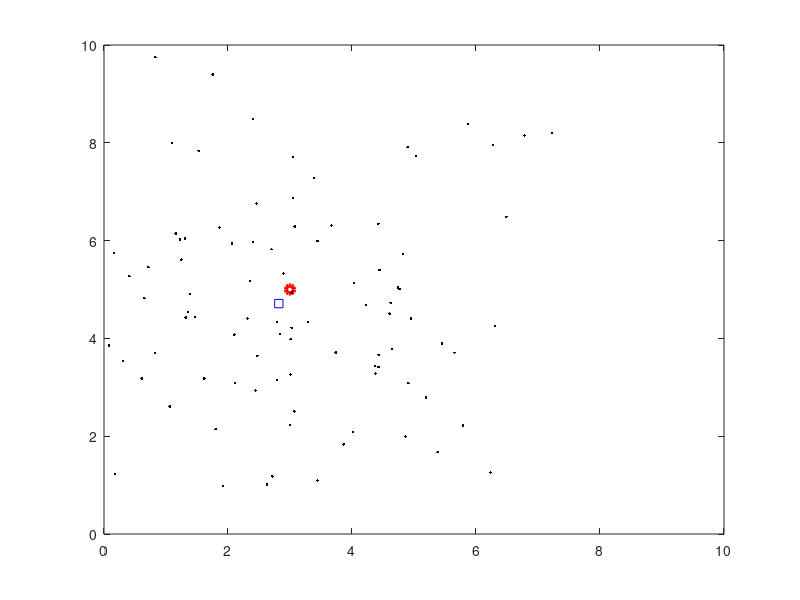
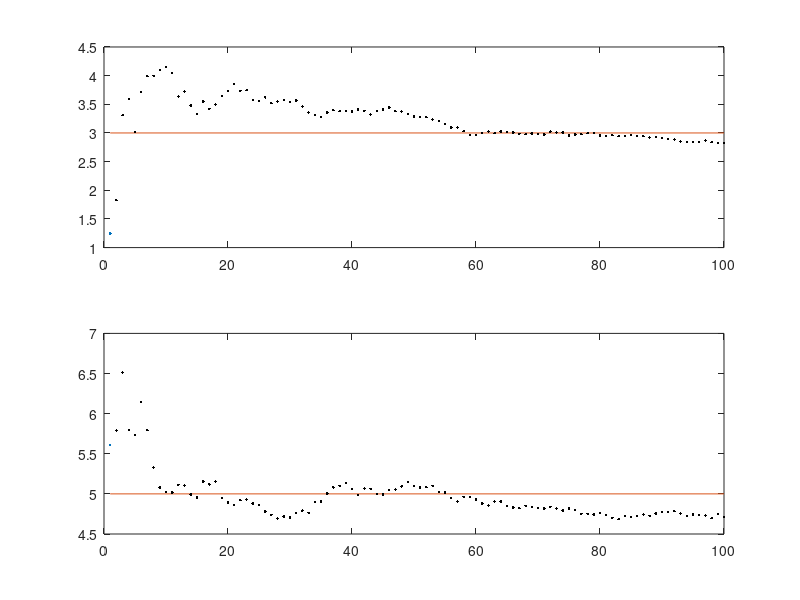

MATLAB code to generate these figures, in order:
s=[3;5];
figure(1);
h=plot(s(1),s(2),'ro');
set(h,'markersize',6,'linewidth',3);
axis([0,10,0,10
])
hold on;
n=2*randn(2,100);
x=zeros(2,100);
for(i=1:100) x(:,i)=s+n(:,i); plot(x(1,i),x(2,i),'k.'); end;
hold off;
sest=mean(x')';
hold on;
plot(sest(1),sest(2),'bs');
hold off;

figure(2);

sest=x(:,1);
subplot(211);plot(1,sest(1));hold on;
line([1,100],[s(1),s(1)]);
subplot(212);plot(1,sest(2));hold on;
line([1,100],[s(2),s(2)]);

sold=sest;

for n=2:100
    sest=((n-1)/n)*sold+(1/n)*x(:,n);
    subplot(211);plot(n,sest(1),'k.');
    subplot(212);plot(n,sest(2),'k.');
    sold=sest;
end;
 subplot(211);hold off;
 subplot(212);hold off;
 
 